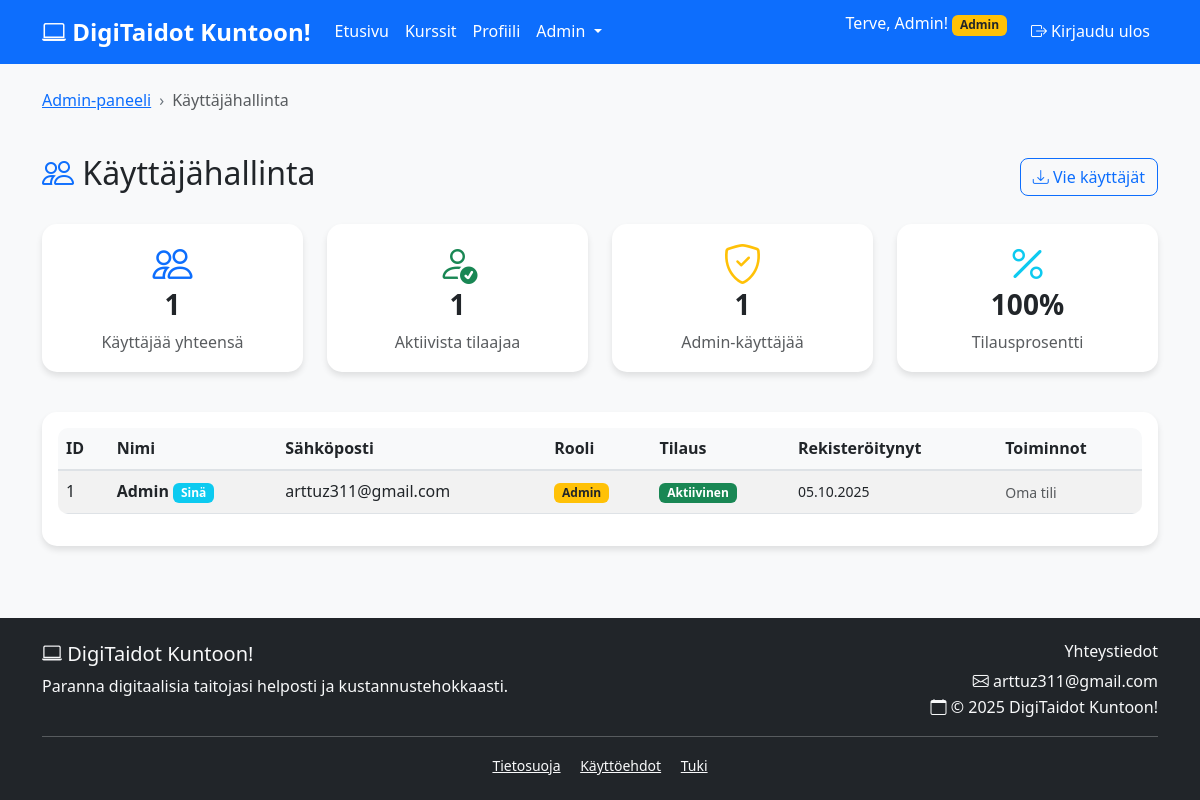
/digitaidot/admin/users.php (signed in), run on the app's committed database.
### tables this page shows
CREATE TABLE users (
  id INT AUTO_INCREMENT PRIMARY KEY,
  name VARCHAR(100) NOT NULL,
  email VARCHAR(150) UNIQUE NOT NULL,
  password VARCHAR(255) NOT NULL,
  role ENUM('ADMIN','USER') DEFAULT 'USER',
  subscription_active BOOLEAN DEFAULT FALSE,
  subscription_end DATE NULL,
  created_at TIMESTAMP DEFAULT CURRENT_TIMESTAMP
);

### digitaidot/includes/auth.php (called while the page is built, shortened)
<?php
require_once 'db.php';
class Auth {
    private $pdo;
    public function __construct($pdo) {
        $this->pdo = $pdo;
    }
    public function getAllUsers() {
        try {
            $stmt = $this->pdo->prepare("SELECT id, name, email, role, subscription_active, subscription_end, created_at FROM users ORDER BY created_at DESC");
            $stmt->execute();
            return $stmt->fetchAll();
        } catch(PDOException $e) {
            error_log("Käyttäjien hakuvirhe: " . $e->getMessage());
            return [];
        }
    }
}
$auth = new Auth($pdo);
?>

### digitaidot/includes/functions.php (called while the page is built, shortened)
<?php
require_once 'auth.php';
class Functions {
    public function formatDate($date) {
        $timestamp = strtotime($date);
        return date('d.m.Y', $timestamp);
    }
}
$functions = new Functions($pdo, $auth);
?>

### digitaidot/admin/users.php (the view, shortened to what this page needs)
<?php
require_once '../includes/db.php';
require_once '../includes/auth.php';
require_once '../includes/functions.php';
$functions->requireAdmin();
$users = $auth->getAllUsers();
include '../includes/header.php';
?>
<div class="container py-4">
    <div class="row mb-4">
        <div class="col-12">
            <nav aria-label="breadcrumb">
                <ol class="breadcrumb">
                    <li class="breadcrumb-item"><a href="index.php">Admin-paneeli</a></li>
                    <li class="breadcrumb-item active">Käyttäjähallinta</li>
                </ol>
            </nav>
        </div>
    </div>
    <div class="row">
        <div class="col-12">
            <div class="d-flex justify-content-between align-items-center mb-4">
                <h2>
                    <i class="bi bi-people text-primary"></i> Käyttäjähallinta
                </h2>
                <div class="btn-group">
                    <button type="button" class="btn btn-outline-primary" onclick="exportUsers()">
                        <i class="bi bi-download"></i> Vie käyttäjät
                    </button>
                </div>
            </div>
        </div>
    </div>
    <div class="row mb-4">
        <?php
        $total_users = count($users);
        $active_subscribers = count(array_filter($users, function($user) { return $user['subscription_active']; }));
        $admins = count(array_filter($users, function($user) { return $user['role'] === 'ADMIN'; }));
        ?>
        <div class="col-md-3 mb-3">
            <div class="card text-center">
                <div class="card-body">
                    <i class="bi bi-people display-6 text-primary mb-2"></i>
                    <h3 class="fw-bold"><?php echo $total_users; ?></h3>
                    <p class="text-muted mb-0">Käyttäjää yhteensä</p>
                </div>
            </div>
        </div>
        <div class="col-md-3 mb-3">
            <div class="card text-center">
                <div class="card-body">
                    <i class="bi bi-person-check display-6 text-success mb-2"></i>
                    <h3 class="fw-bold"><?php echo $active_subscribers; ?></h3>
                    <p class="text-muted mb-0">Aktiivista tilaajaa</p>
                </div>
            </div>
        </div>
        <div class="col-md-3 mb-3">
            <div class="card text-center">
                <div class="card-body">
                    <i class="bi bi-shield-check display-6 text-warning mb-2"></i>
                    <h3 class="fw-bold"><?php echo $admins; ?></h3>
                    <p class="text-muted mb-0">Admin-käyttäjää</p>
                </div>
            </div>
        </div>
        <div class="col-md-3 mb-3">
            <div class="card text-center">
                <div class="card-body">
                    <i class="bi bi-percent display-6 text-info mb-2"></i>
                    <h3 class="fw-bold">
                        <?php echo $total_users > 0 ? round(($active_subscribers / $total_users) * 100) : 0; ?>%
                    </h3>
                    <p class="text-muted mb-0">Tilausprosentti</p>
                </div>
            </div>
        </div>
    </div>
    <div class="row">
        <div class="col-12">
            <div class="card">
                <div class="card-body">
                    <div class="table-responsive">
                        <table class="table table-striped table-hover">
                            <thead>
                                <tr>
                                    <th>ID</th>
                                    <th>Nimi</th>
                                    <th>Sähköposti</th>
                                    <th>Rooli</th>
                                    <th>Tilaus</th>
                                    <th>Rekisteröitynyt</th>
                                    <th>Toiminnot</th>
                                </tr>
                            </thead>
                            <tbody>
                                <?php foreach ($users as $user): ?>
                                <tr>
                                    <td><?php echo $user['id']; ?></td>
                                    <td>
                                        <strong><?php echo htmlspecialchars($user['name']); ?></strong>
                                        <?php if ($user['id'] == $_SESSION['user_id']): ?>
                                            <span class="badge bg-info">Sinä</span>
                                        <?php endif; ?>
                                    </td>
                                    <td><?php echo htmlspecialchars($user['email']); ?></td>
                                    <td>
                                        <?php if ($user['role'] === 'ADMIN'): ?>
                                            <span class="badge bg-warning text-dark">Admin</span>
                                        <?php else: ?>
                                            <span class="badge bg-secondary">Käyttäjä</span>
                                        <?php endif; ?>
                                    </td>
                                    <td>
                                        <?php if ($user['subscription_active']): ?>
                                            <span class="badge bg-success">Aktiivinen</span>
                                        <?php else: ?>
                                            <span class="badge bg-secondary">Ei tilausta</span>
                                        <?php endif; ?>
                                    </td>
                                    <td>
                                        <small><?php echo $functions->formatDate($user['created_at']); ?></small>
                                    </td>
                                    <td>
                                        <div class="btn-group btn-group-sm">
                                            <?php if ($user['id'] != $_SESSION['user_id']): ?>
                                                <?php if ($user['subscription_active']): ?>
                                                    <form method="POST" action="" style="display: inline;">
                                                        <input type="hidden" name="user_id" value="<?php echo $user['id']; ?>">
                                                        <input type="hidden" name="action" value="deactivate">
                                                        <button type="submit" name="toggle_subscription" class="btn btn-outline-warning btn-sm"
                                                                onclick="return confirm('Deaktivoida tilausta?')">
                                                            <i class="bi bi-pause"></i>
                                                        </button>
                                                    </form>
                                                <?php else: ?>
                                                    <form method="POST" action="" style="display: inline;">
                                                        <input type="hidden" name="user_id" value="<?php echo $user['id']; ?>">
                                                        <input type="hidden" name="action" value="activate">
                                                        <button type="submit" name="toggle_subscription" class="btn btn-outline-success btn-sm"
                                                                onclick="return confirm('Aktivoida tilausta?')">
                                                            <i class="bi bi-play"></i>
                                                        </button>
                                                    </form>
                                                <?php endif; ?>
                                                <form method="POST" action="" style="display: inline;">
                                                    <input type="hidden" name="user_id" value="<?php echo $user['id']; ?>">
                                                    <button type="submit" name="delete_user" class="btn btn-outline-danger btn-sm"
                                                            onclick="return confirm('Haluatko varmasti poistaa käyttäjän <?php echo htmlspecialchars($user['name']); ?>?')">
                                                        <i class="bi bi-trash"></i>
                                                    </button>
                                                </form>
                                            <?php else: ?>
                                                <span class="text-muted small">Oma tili</span>
                                            <?php endif; ?>
                                        </div>
                                    </td>
                                </tr>
                                <?php endforeach; ?>
                            </tbody>
                        </table>
                    </div>
                </div>
            </div>
        </div>
    </div>
</div>
<?php include '../includes/footer.php'; ?>

### digitaidot/css/style.css (style rules this page uses)
body { font-family: 'Segoe UI', Tahoma, Geneva, Verdana, sans-serif; line-height: 1.6; background-color: #f8f9fa; }
.card { border: none; border-radius: 15px; box-shadow: 0 4px 6px rgba(0, 0, 0, 0.1); transition: transform 0.3s ease, box-shadow 0.3s ease; }
.btn { border-radius: 8px; font-weight: 500; transition: all 0.3s ease; }
.table { border-radius: 10px; overflow: hidden; }
.table thead th { background-color: #f8f9fa; border-bottom: 2px solid #dee2e6; font-weight: 600; }
.breadcrumb { background-color: transparent; padding: 0; }
.breadcrumb-item + .breadcrumb-item::before { content: "›"; color: #6c757d; }

### data on the page
users: subscription_active "1", role "1", ($active_subscribers/$total_users)*100 "100", id "1", name "Admin", shows "Sinä", email "arttuz311@gmail.com", shows "Aktiivinen", created_at "05.10.2025", shows "Oma tili"

### other printed values
$_SESSION['user_name'] "Admin"
$total_users "1"
